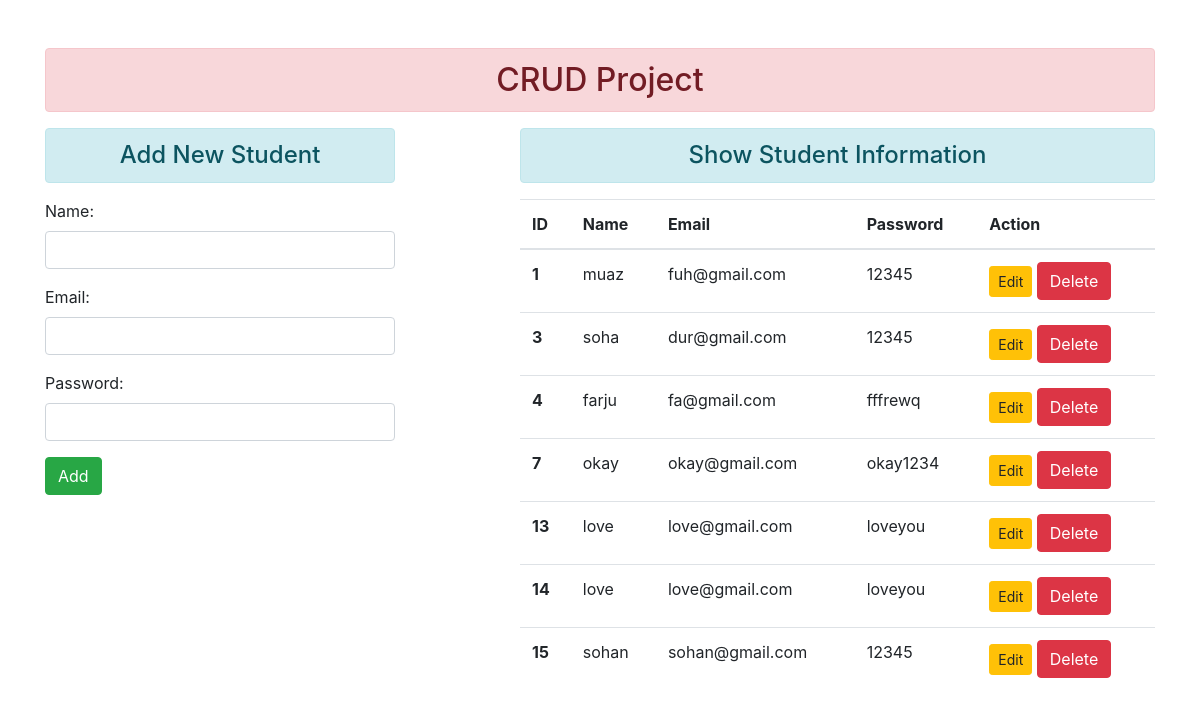
The page / on the database its author committed.
### enroll/models.py (models this page shows)
class User(models.Model):
    name = models.CharField(max_length=70)
    email = models.EmailField(max_length=100)
    password = models.CharField(max_length=30)

### enroll/views.py (the view)
# urls.py: path('', views.add_show, name="addshow"),
def add_show(request):
    if request.method == 'POST':
        fm = StudentRegistation(request.POST)
        if fm.is_valid():
            nm = fm.cleaned_data['name']
            em = fm.cleaned_data['email']
            pw = fm.cleaned_data['password']
            reg = User(name=nm, email=em, password=pw)
            reg.save()
            fm = StudentRegistation()
    else:
        fm = StudentRegistation()
    stud = User.objects.all()
    return render(request, 'enroll/addshow.html', {'form':fm, 'stu':stud})

### enroll/forms.py
class StudentRegistation(forms.ModelForm):
    class Meta:
        model = User
        fields = ['name', 'email', 'password']
        widgets = {
            'name' : forms.TextInput(attrs={'class': 'form-control'}),
            'email' : forms.EmailInput(attrs={'class': 'form-control'}),
            'password' : forms.PasswordInput(render_value=True, attrs={'class': 'form-control'}),
        }

### enroll/templates/enroll/addshow.html (shortened to what this page needs)
{% extends 'enroll/base.html' %}
{% block content %}
<div class="row">
    <div class="col-sm-4">
        <h4 class="text-center alert alert-info">Add New Student</h4>
        <form action="" method="POST">
        {{form.as_p}}
        <input type="submit" class="btn btn-success" value= "Add">
        </form>
    </div>
    <div class="col-sm-7 offset-1">
        <h4 class="text-center alert alert-info">Show Student Information</h4>
        {% if stu %}
            <table class="table">
                <thead>
                <tr>
                    <th scope="col">ID</th>
                    <th scope="col">Name</th>
                    <th scope="col">Email</th>
                    <th scope="col">Password</th>
                    <th scope="col">Action</th>
                </tr>
                </thead>
                <tbody>
                    {% for st in stu %}
                <tr>
                    <th scope="row">{{st.id}}</th>
                    <td>{{st.name}}</td>
                    <td>{{st.email}}</td>
                    <td>{{st.password}}</td>
                    <td>
                        <a href="{% url 'updatedata' st.id %}" class="btn btn-warning btn-sm">Edit</a>
                        <form action="{% url 'deletedata' st.id %}" method="post" class="d-inline"> {% csrf_token %}
                            <input type="submit" class="btn btn-danger" value="Delete">
                        </form>
                    </td>
                </tr>
                    {% endfor %}
                </tbody>
            </table>
        {% else %}
            <h4>no data</h4>
        {% endif %}
    </div>
</div>
{% endblock content %}

### enroll/templates/enroll/base.html (shortened to what this page needs)
<!DOCTYPE html>
{% load static %}
<html lang="en">
<head>
    <link rel="stylesheet" href="{% static 'enroll/css/bootstrap.css' %}">
</head>
<body>
    <div class="container mt-5">
        <h2 class="text-center alert alert-danger">CRUD Project</h2>
        {% block content %} {% endblock content%}
    </div>
</body>
</html>

### rows shown on the page
User: id "1", name "muaz", email "fuh@gmail.com", password "12345"
User: id "3", name "soha", email "dur@gmail.com", password "12345"
User: id "4", name "farju", email "fa@gmail.com", password "fffrewq"
User: id "7", name "okay", email "okay@gmail.com", password "okay1234"
User: id "13", name "love", email "love@gmail.com", password "loveyou"
User: id "14", name "love", email "love@gmail.com", password "loveyou"
User: id "15", name "sohan", email "sohan@gmail.com", password "12345"
